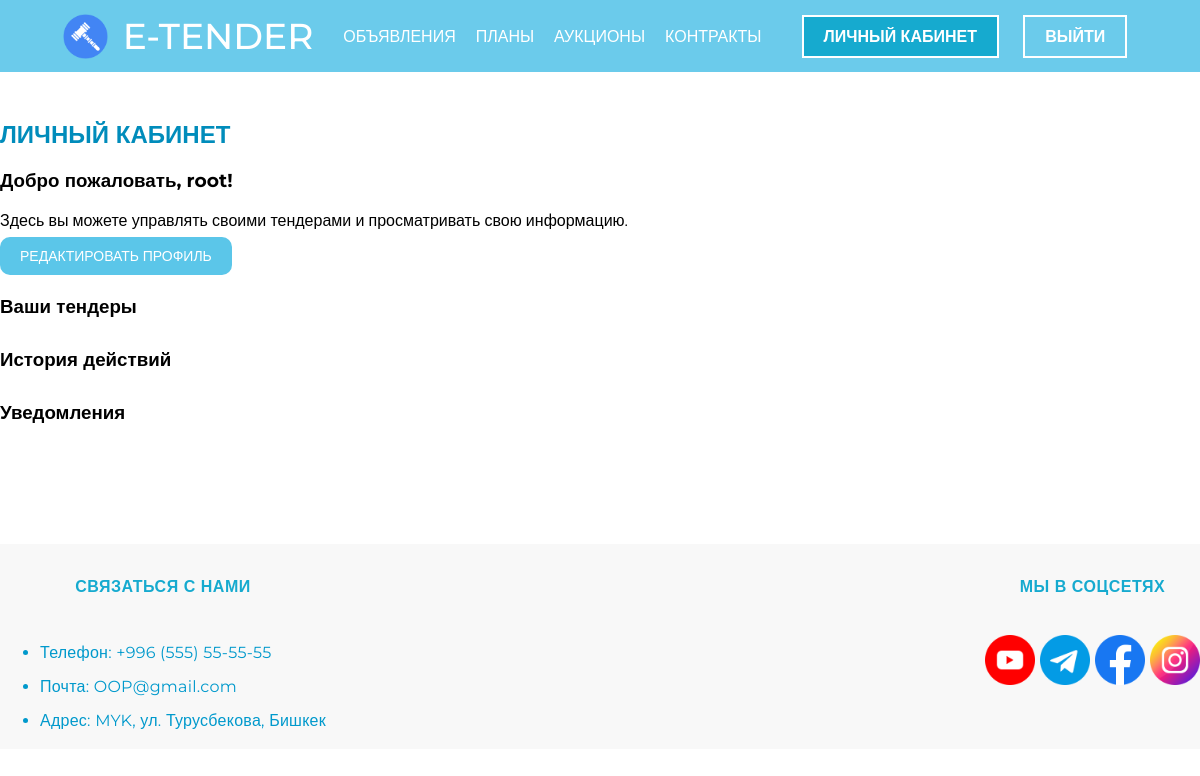
/personal/ (signed in), run on an earlier commit of the app's database.
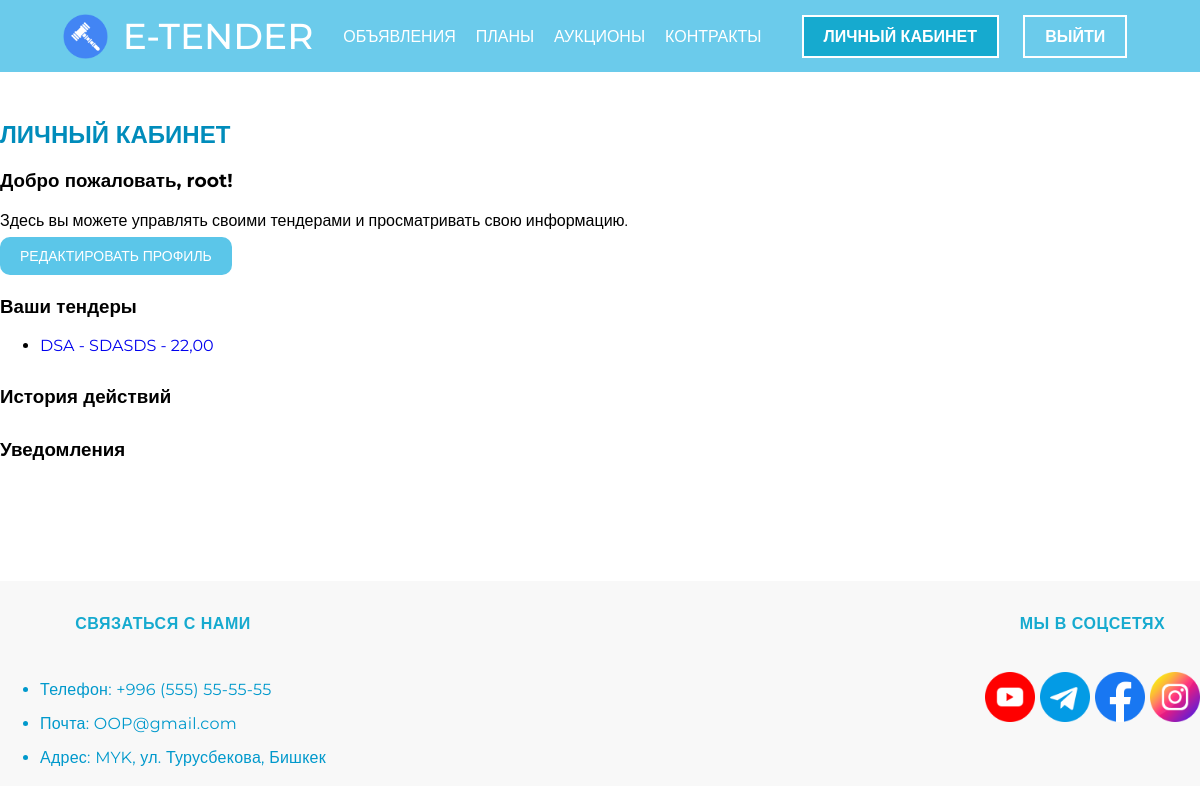
And on a later commit of the database.
### etender/models.py (models this page shows, shortened)
class Tender(models.Model):
    user = models.ForeignKey(User, on_delete=models.CASCADE, null=True, blank=True)
    purchase_name = models.CharField(max_length=100, verbose_name='Наименование закупки')
    purchase_method = models.CharField(max_length=100, verbose_name='Метод закупки')
    purchase_number = models.CharField(max_length=100, verbose_name='Номер закупки')
    purchase_type = models.CharField(max_length=100, verbose_name='Вид закупок')
    organization_name = models.CharField(max_length=100, verbose_name='Наименование организации')
    planned_amount = models.DecimalField(max_digits=10, decimal_places=2, verbose_name='Планируемая сумма')
    publication_date = models.DateTimeField(verbose_name='Дата опубликования')
    proposal_deadline = models.DateTimeField(verbose_name='Срок подачи предложений поставщиков')

### etender/views.py (the view)
# urls.py: path('personal/', personal, name='personal'),
def personal(request):
    user_tenders = Tender.objects.filter(user=request.user)
    context = {
        'navigation_links': navigation_links,
        'registration_links': registration_links,
        'user_tenders': user_tenders
    }
    return render(request, 'etender/html/personal.html', context)

### etender/templates/etender/html/personal.html
{% load static %}
{% include 'etender/html/header.html' %}
<link rel="stylesheet" type="text/css" href="{% static 'etender/css/personal.css' %}">
<div class="container">
    <section class="pers-section">
        <h2>Личный кабинет</h2>
        <div class="content">
            <h3>Добро пожаловать, {{ user.username }}!</h3>
            <p>Здесь вы можете управлять своими тендерами и просматривать свою информацию.</p>
            <a href="{% url 'edit_profile' %}" class="third__btn">Редактировать профиль</a>
        </div>
        <div class="tenders-section">
            <h3>Ваши тендеры</h3>
            <ul>
                {% for tender in user_tenders %}
                    <li>
                        <a href="{% url 'tender_detail' tender.id %}">
                            {{ tender.purchase_name }} - {{ tender.purchase_method }} - {{ tender.planned_amount }}
                        </a>
                    </li>
                {% endfor %}
            </ul>
        </div>
        <div class="actions-history">
            <h3>История действий</h3>
        </div>
        <div class="notifications">
            <h3>Уведомления</h3>
        </div>
    </section>
</div>
{% include 'etender/html/footer.html' %}

What changed in the data, as far as the page shows it:
added Tender: purchase_name "DSA", purchase_method "SDASDS", planned_amount "22,00"
